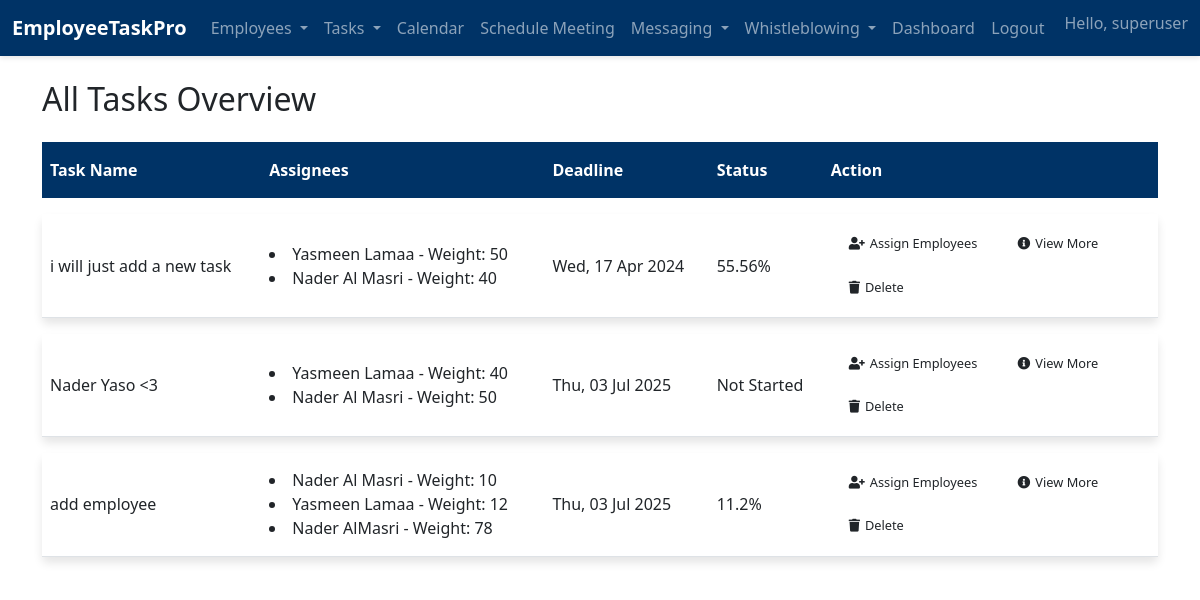
The app's page /emp/hr-tasks/ (signed in), older data.
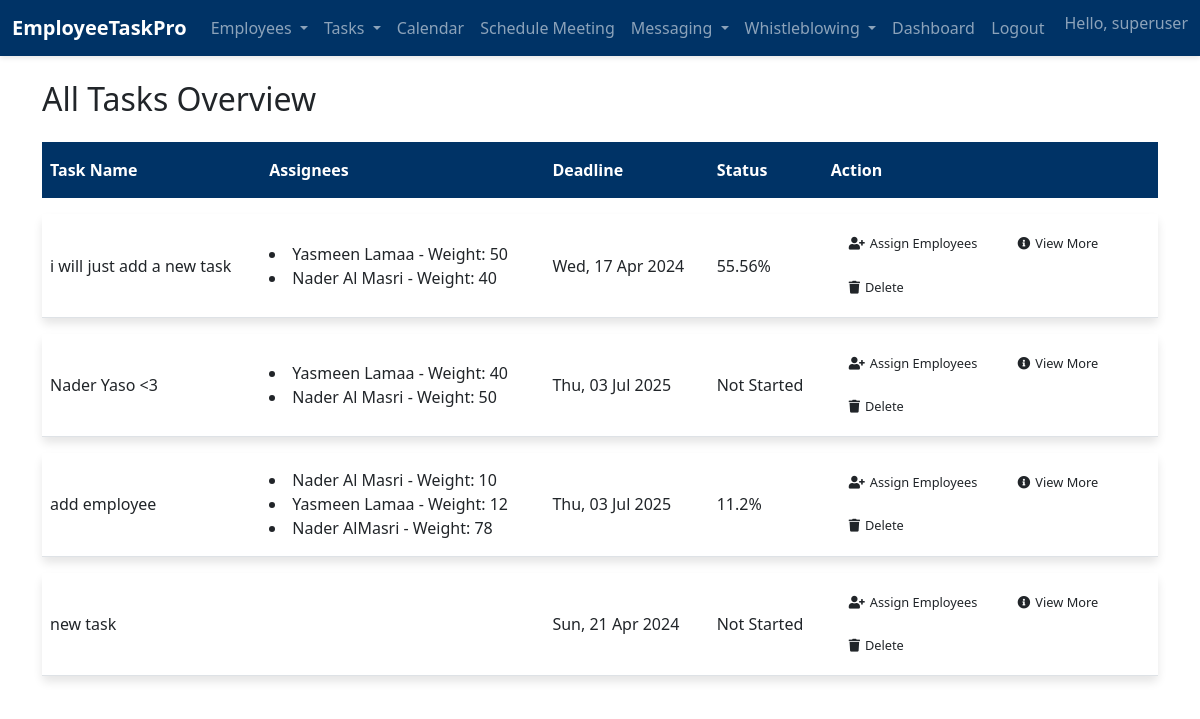
The same page, newer data.
### emp/models.py (models this page shows, shortened)
class Task(models.Model):
    title = models.CharField(max_length=200)
    description = models.TextField(blank=True, null=True)
    deadline = models.DateTimeField(null=True, blank=True)
    feedback = models.TextField(blank=True, null=True)
    urgency = models.CharField(
        max_length=50,
        choices=[('Low', 'Low'), ('Medium', 'Medium'), ('High', 'High')],
        default='Low'
    )
    status = models.CharField(
        max_length=50,
        choices=[('Not Started', 'Not Started'), ('In Progress', 'In Progress'), ('Completed', 'Completed')],
        default='Not Started'
    )
    progress_percentage = models.IntegerField(default=0, validators=[MinValueValidator(0), MaxValueValidator(100)],
                                              help_text='Progress percentage for tasks that are "In Progress"')
    date_created = models.DateTimeField(default=timezone.now)
    date_updated = models.DateTimeField(auto_now=True)

class TaskAssignee(models.Model):
    task = models.ForeignKey('Task', on_delete=models.CASCADE)
    emp = models.ForeignKey('Emp', on_delete=models.CASCADE)
    weight = models.IntegerField(help_text='Percentage of task responsibility')
    status = models.CharField(
        max_length=50,
        choices=[('Not Started', 'Not Started'), ('In Progress', 'In Progress'), ('Completed', 'Completed')],
        default='Not Started'
    )
    progress = models.IntegerField(default=0, help_text='Specific progress for tasks that are "In Progress"', validators=[MinValueValidator(0), MaxValueValidator(100)])
    class Meta:
        unique_together = ('task', 'emp')

class Emp(models.Model):
    firstname=models.CharField(max_length=200)
    fathername=models.CharField(max_length=200)
    lastname=models.CharField(max_length=200)
    gender = models.TextField(blank=True,null= True)
    dob = models.DateField(blank=True,null= True)
    emp_id=models.CharField(max_length=200)
    phone = models.CharField(max_length=20, null=True)
    email = models.EmailField(null=True)
    date_hired = models.DateField(default=timezone.now)
    salary = models.FloatField(default=0)
    date_added = models.DateTimeField(default=timezone.now)
    date_updated = models.DateTimeField(auto_now=True)
    address = models.CharField(max_length=100, null=True)
    status=models.BooleanField(default=True)
    department=models.CharField(max_length=200, null=True)
    user = models.OneToOneField(User, on_delete=models.CASCADE, null=True)

### emp/views.py (the view)
# urls.py: path('hr-tasks/', hr_task_overview, name='hr_task_overview'),
@login_required
def hr_task_overview(request):
    if not request.user.groups.filter(name='HR').exists():
        return redirect('emp:emp_home')  # Adjust the redirect as needed
    tasks = Task.objects.all().prefetch_related('taskassignee_set__emp')
    tasks_with_progress = []
    for task in tasks:
        if task.status == 'In Progress':
            total_weight = sum(assignee.weight for assignee in task.taskassignee_set.all())
            if total_weight > 0:
                weighted_progress = sum(
                    assignee.weight * assignee.progress for assignee in task.taskassignee_set.all()
                )
                progress_percentage = weighted_progress / total_weight
                task.progress_percentage=progress_percentage
                task.save()
                if progress_percentage==100:
                    task.status='Completed'
                    task.save()
            else:
                progress_percentage = 0
            task.progress_display = f"{round(progress_percentage,2)}%"
        else:
            task.progress_display = task.status  # Not in progress, show status directly
        tasks_with_progress.append(task)
    context = {'tasks': tasks_with_progress}
    return render(request, 'emp/hr_task_overview.html', context)

### emp/context_processors.py (called while the page is built)
def user_roles(request):
    is_hr_or_manager = request.user.groups.filter(name__in=['HR', 'Manager']).exists()
    is_employee = request.user.groups.filter(name='Employee').exists()
    return {
        'is_hr_or_manager': is_hr_or_manager,
        'is_employee': is_employee,
    }

### templates/emp/hr_task_overview.html (shortened to what this page needs)
{% load static %}
<!doctype html>
<html lang="en">
<head>
    <link href="https://cdn.jsdelivr.net/npm/bootstrap@5.2.2/dist/css/bootstrap.min.css"
          rel="stylesheet"
>
    <link rel="stylesheet" href="{% static 'css/hr_task_overview.css' %}">
    <link rel="stylesheet" href="https://cdnjs.cloudflare.com/ajax/libs/font-awesome/5.15.3/css/all.min.css">
</head>
<body>
{% include 'emp/navbar.html' %}
<div class="container my-4">
    <h2>All Tasks Overview</h2>
    <div class="table-responsive-custom">
    <table class="table">
        <thead>
            <tr>
                <th>Task Name</th>
                <th>Assignees</th>
                <th>Deadline</th>
                <th>Status</th>
                <th>Action</th>
            </tr>
        </thead>
        <tbody>
            {% for task in tasks %}
            <tr>
                <td>{{ task.title }}</td>
                <td>
                    {% for assignee in task.taskassignee_set.all %}
                        <li>{{ assignee.emp.firstname }} {{ assignee.emp.lastname }} - Weight: {{ assignee.weight }}</li>
                    {% endfor %}
                </td>
                <td>{{ task.deadline|date:"D, d M Y" }}</td>
                <td>{{ task.progress_display }}</td>
                <td>
                        <a href="{% url 'emp:assign_task' task.id %}" class="btn btn-assign btn-sm">
                            <i class="fa fa-user-plus"></i>Assign Employees
                        </a>
                        <a href="{% url 'emp:task_view_more' task.id %}" class="btn btn-view-more btn-sm">
                            <i class="fa fa-info-circle"></i>View More
                        </a>
                        <form action="{% url 'emp:delete_task' task.id %}" method="post" onsubmit="return confirm('Are you sure you want to delete this task?');">
                            <button type="submit" class="btn btn-delete btn-sm">
                                <i class="fa fa-trash"></i>Delete
                            </button>
                        </form>
                </td>
            </tr>
            {% empty %}
            <tr>
                <td colspan="6" class="text-center">No tasks available.</td>
            </tr>
            {% endfor %}
        </tbody>
    </table>
</div>
</div>
</body>
</html>

Row changes from the older to the newer data that the page shows:
added Task: title "new task", deadline "Sun, 21 Apr 2024", progress_display "Not Started"
